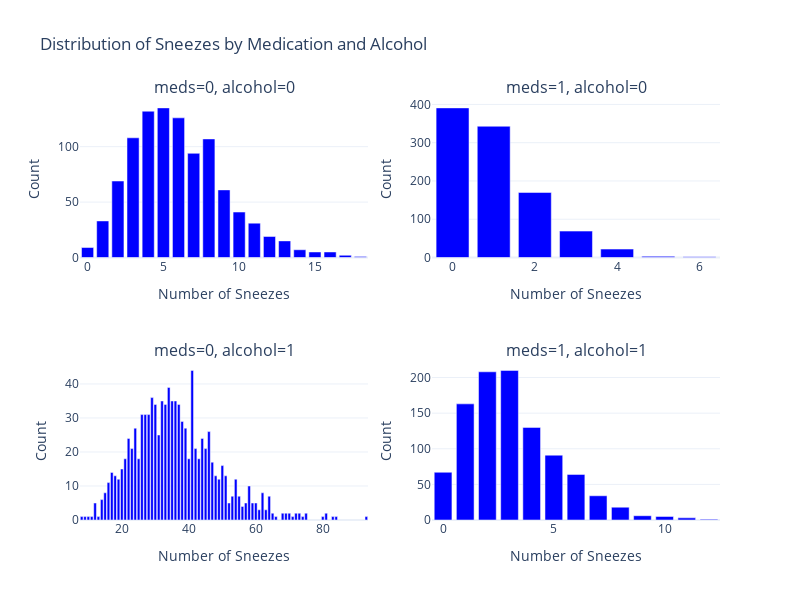

This figure's notebook cell:
### Markdown cell above
### Visualize the data and set up the model

### Code cell
fig = make_subplots(rows=2, cols=2, 
                   subplot_titles=["meds=0, alcohol=0", "meds=1, alcohol=0",
                                  "meds=0, alcohol=1", "meds=1, alcohol=1"])

for i, alc in enumerate([0, 1]):
    for j, med in enumerate([0, 1]):
        filtered_data = sneezes.filter((pl.col('alcohol') == alc) & (pl.col('meds') == med))
        counts = filtered_data.get_column('nsneeze').value_counts().sort('nsneeze')
        
        fig.add_trace(
            go.Bar(x=counts.get_column('nsneeze'), y=counts.get_column('count'), marker_color='blue'),
            row=i+1, col=j+1
        )

fig.update_layout(
    height=600, 
    width=800,
    showlegend=False,
    title_text="Distribution of Sneezes by Medication and Alcohol"
)
fig.update_xaxes(title_text="Number of Sneezes")
fig.update_yaxes(title_text="Count")

### Figure 1 — Plotly figure (JSON) as saved in the notebook; plotly's stock layout.template omitted (floating-point values rounded to 4 significant figures)
{"data": [{"marker": {"color": "blue"}, "type": "bar", "x": [0, 1, 2, 3, 4, 5, 6, 7, 8, 9, 10, 11, 12, 13, 14, 15, 16, 17, 18], "xaxis": "x", "y": [9, 33, 69, 108, 132, 135, 126, 94, 107, 61, 41, 31, 19, 15, 7, 5, 5, 2, 1], "yaxis": "y"}, {"marker": {"color": "blue"}, "type": "bar", "x": [0, 1, 2, 3, 4, 5, 6], "xaxis": "x2", "y": [391, 343, 170, 69, 22, 3, 2], "yaxis": "y2"}, {"marker": {"color": "blue"}, "type": "bar", "x": [8, 9, 10, 11, 12, 13, 14, 15, 16, 17, 18, 19, 20, 21, 22, 23, 24, 25, 26, 27, 28, 29, 30, 31, 32, 33, 34, 35, 36, 37, 38, 39, 40, 41, 42, 43, 44, 45, 46, 47, 48, 49, 50, 51, 52, 53, 54, 55, 56, 57, 58, 59, 60, 61, 62, 63, 64, 65, 66, 68, 69, 70, 71, 72, 73, 74, 75, 80, 81, 83, 84, 93], "xaxis": "x3", "y": [1, 1, 1, 1, 5, 1, 6, 8, 11, 14, 13, 12, 15, 18, 24, 21, 27, 18, 31, 31, 31, 36, 34, 25, 35, 34, 39, 35, 35, 34, 29, 27, 18, 44, 21, 18, 24, 21, 26, 17, 13, 12, 16, 13, 5, 7, 12, 7, 4, 5, 10, 5, 5, 3, 8, 3, 7, 2, 1, 2, 2, 2, 1, 2, 2, 1, 2, 1, 2, 1, 1, 1], "yaxis": "y3"}, {"marker": {"color": "blue"}, "type": "bar", "x": [0, 1, 2, 3, 4, 5, 6, 7, 8, 9, 10, 11, 12], "xaxis": "x4", "y": [67, 163, 208, 210, 130, 91, 64, 34, 18, 6, 5, 3, 1], "yaxis": "y4"}], "layout": {"annotations": [{"font": {"size": 16}, "showarrow": false, "text": "meds=0, alcohol=0", "x": 0.225, "xanchor": "center", "xref": "paper", "y": 1, "yanchor": "bottom", "yref": "paper"}, {"font": {"size": 16}, "showarrow": false, "text": "meds=1, alcohol=0", "x": 0.775, "xanchor": "center", "xref": "paper", "y": 1, "yanchor": "bottom", "yref": "paper"}, {"font": {"size": 16}, "showarrow": false, "text": "meds=0, alcohol=1", "x": 0.225, "xanchor": "center", "xref": "paper", "y": 0.375, "yanchor": "bottom", "yref": "paper"}, {"font": {"size": 16}, "showarrow": false, "text": "meds=1, alcohol=1", "x": 0.775, "xanchor": "center", "xref": "paper", "y": 0.375, "yanchor": "bottom", "yref": "paper"}], "height": 600, "showlegend": false, "title": {"text": "Distribution of Sneezes by Medication and Alcohol"}, "width": 800, "xaxis": {"anchor": "y", "domain": [0, 0.45], "title": {"text": "Number of Sneezes"}}, "xaxis2": {"anchor": "y2", "domain": [0.55, 1], "title": {"text": "Number of Sneezes"}}, "xaxis3": {"anchor": "y3", "domain": [0, 0.45], "title": {"text": "Number of Sneezes"}}, "xaxis4": {"anchor": "y4", "domain": [0.55, 1], "title": {"text": "Number of Sneezes"}}, "yaxis": {"anchor": "x", "domain": [0.625, 1], "title": {"text": "Count"}}, "yaxis2": {"anchor": "x2", "domain": [0.625, 1], "title": {"text": "Count"}}, "yaxis3": {"anchor": "x3", "domain": [0, 0.375], "title": {"text": "Count"}}, "yaxis4": {"anchor": "x4", "domain": [0, 0.375], "title": {"text": "Count"}}}}
